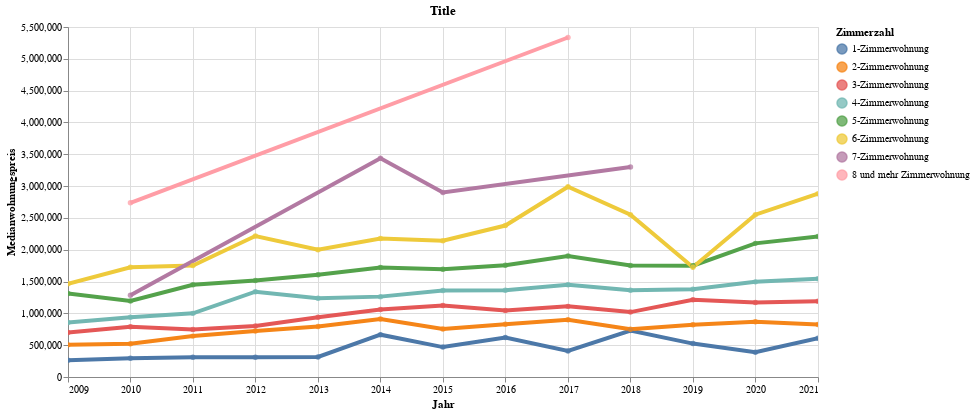

The cell this chart's notebook holds for it:
### Code cell
highlight = alt.selection(type='single', on='mouseover', fields=['Zimmerzahl'], nearest=True)
#x='date:StichtagDatJahr',
base = alt.Chart(data2betested.reset_index().query('Anzahl_HAE != "1–3"'), title="Title").encode(
    x=alt.X('Jahr', axis=alt.Axis(title='Jahr'))# , axis=alt.Axis(format='%', title='percentage')
    , y=alt.X('Medianwhgpreis', axis=alt.Axis(title='Medianwohnungspreis'))
    , color=alt.Color('Zimmerzahl', legend=alt.Legend(title="Zimmerzahl", orient="right"))  
    ,tooltip=['Jahr', 'Zimmerzahl','Medianqmp','Medianwhgpreis','Anzahl_HAE']    
)
points = base.mark_circle().encode(
    opacity=alt.value(0.75)
).add_selection(
    highlight
).properties(
    width=750 , height=350
)
lines = base.mark_line().encode(
    size=alt.condition(~highlight, alt.value(0.5), alt.value(4))
).interactive()

lines + points

### Figure 1 — Vega-Lite specification as saved in the notebook (floating-point values rounded to 4 significant figures)
{"config": {"view": {"continuousWidth": 400, "continuousHeight": 300}}, "layer": [{"mark": "line", "encoding": {"color": {"type": "nominal", "field": "Zimmerzahl", "legend": {"orient": "right", "title": "Zimmerzahl"}}, "size": {"condition": {"value": 0.5, "selection": {"not": "selector009"}}, "value": 4}, "tooltip": [{"type": "temporal", "field": "Jahr"}, {"type": "nominal", "field": "Zimmerzahl"}, {"type": "quantitative", "field": "Medianqmp"}, {"type": "quantitative", "field": "Medianwhgpreis"}, {"type": "nominal", "field": "Anzahl_HAE"}], "x": {"type": "temporal", "axis": {"title": "Jahr"}, "field": "Jahr"}, "y": {"type": "quantitative", "axis": {"title": "Medianwohnungspreis"}, "field": "Medianwhgpreis"}}, "selection": {"selector010": {"type": "interval", "bind": "scales", "encodings": ["x", "y"]}}, "title": "Title"}, {"mark": "circle", "encoding": {"color": {"type": "nominal", "field": "Zimmerzahl", "legend": {"orient": "right", "title": "Zimmerzahl"}}, "opacity": {"value": 0.75}, "tooltip": [{"type": "temporal", "field": "Jahr"}, {"type": "nominal", "field": "Zimmerzahl"}, {"type": "quantitative", "field": "Medianqmp"}, {"type": "quantitative", "field": "Medianwhgpreis"}, {"type": "nominal", "field": "Anzahl_HAE"}], "x": {"type": "temporal", "axis": {"title": "Jahr"}, "field": "Jahr"}, "y": {"type": "quantitative", "axis": {"title": "Medianwohnungspreis"}, "field": "Medianwhgpreis"}}, "height": 350, "selection": {"selector009": {"type": "single", "on": "mouseover", "fields": ["Zimmerzahl"], "nearest": true}}, "title": "Title", "width": 750}], "data": {"name": "data-95ebde701f9c97de69d7610c731fdbf0"}, "$schema": "https://vega.github.io/schema/vega-lite/v4.8.1.json", "datasets": {"data-95ebde701f9c97de69d7610c731fdbf0": [{"Jahr": "2009-01-01T00:00:00", "Zimmerzahl": "1-Zimmerwohnung", "Zimmerzahl_S": 1, "Medianqmp": 8550, "Medianwhgpreis": 265000, "Anzahl_HAE": "31"}, {"Jahr": "2009-01-01T00:00:00", "Zimmerzahl": "2-Zimmerwohnung", "Zimmerzahl_S": 2, "Medianqmp": 7800, "Medianwhgpreis": 505000, "Anzahl_HAE": "89"}, {"Jahr": "2009-01-01T00:00:00", "Zimmerzahl": "3-Zimmerwohnung", "Zimmerzahl_S": 3, "Medianqmp": 7390, "Medianwhgpreis": 698550, "Anzahl_HAE": "143"}, {"Jahr": "2009-01-01T00:00:00", "Zimmerzahl": "4-Zimmerwohnung", "Zimmerzahl_S": 4, "Medianqmp": 7580, "Medianwhgpreis": 855750, "Anzahl_HAE": "208"}, {"Jahr": "2009-01-01T00:00:00", "Zimmerzahl": "5-Zimmerwohnung", "Zimmerzahl_S": 5, "Medianqmp": 9120, "Medianwhgpreis": 1312500, "Anzahl_HAE": "83"}, {"Jahr": "2009-01-01T00:00:00", "Zimmerzahl": "6-Zimmerwohnung", "Zimmerzahl_S": 6, "Medianqmp": 7810, "Medianwhgpreis": 1465000, "Anzahl_HAE": "33"}, {"Jahr": "2010-01-01T00:00:00", "Zimmerzahl": "1-Zimmerwohnung", "Zimmerzahl_S": 1, "Medianqmp": 9310, "Medianwhgpreis": 293650, "Anzahl_HAE": "34"}, {"Jahr": "2010-01-01T00:00:00", "Zimmerzahl": "2-Zimmerwohnung", "Zimmerzahl_S": 2, "Medianqmp": 7590, "Medianwhgpreis": 522500, "Anzahl_HAE": "82"}, {"Jahr": "2010-01-01T00:00:00", "Zimmerzahl": "3-Zimmerwohnung", "Zimmerzahl_S": 3, "Medianqmp": 7890, "Medianwhgpreis": 790000, "Anzahl_HAE": "223"}, {"Jahr": "2010-01-01T00:00:00", "Zimmerzahl": "4-Zimmerwohnung", "Zimmerzahl_S": 4, "Medianqmp": 7460, "Medianwhgpreis": 940000, "Anzahl_HAE": "253"}, {"Jahr": "2010-01-01T00:00:00", "Zimmerzahl": "5-Zimmerwohnung", "Zimmerzahl_S": 5, "Medianqmp": 8540, "Medianwhgpreis": 1195000, "Anzahl_HAE": "113"}, {"Jahr": "2010-01-01T00:00:00", "Zimmerzahl": "6-Zimmerwohnung", "Zimmerzahl_S": 6, "Medianqmp": 8060, "Medianwhgpreis": 1725250, "Anzahl_HAE": "27"}, {"Jahr": "2010-01-01T00:00:00", "Zimmerzahl": "7-Zimmerwohnung", "Zimmerzahl_S": 7, "Medianqmp": 6730, "Medianwhgpreis": 1285000, "Anzahl_HAE": "6"}, {"Jahr": "2010-01-01T00:00:00", "Zimmerzahl": "8 und mehr Zimmerwohnung", "Zimmerzahl_S": 8, "Medianqmp": 8490, "Medianwhgpreis": 2737500, "Anzahl_HAE": "4"}, {"Jahr": "2011-01-01T00:00:00", "Zimmerzahl": "1-Zimmerwohnung", "Zimmerzahl_S": 1, "Medianqmp": 9730, "Medianwhgpreis": 311000, "Anzahl_HAE": "42"}, {"Jahr": "2011-01-01T00:00:00", "Zimmerzahl": "2-Zimmerwohnung", "Zimmerzahl_S": 2, "Medianqmp": 9410, "Medianwhgpreis": 642500, "Anzahl_HAE": "82"}, {"Jahr": "2011-01-01T00:00:00", "Zimmerzahl": "3-Zimmerwohnung", "Zimmerzahl_S": 3, "Medianqmp": 7850, "Medianwhgpreis": 747500, "Anzahl_HAE": "162"}, {"Jahr": "2011-01-01T00:00:00", "Zimmerzahl": "4-Zimmerwohnung", "Zimmerzahl_S": 4, "Medianqmp": 8710, "Medianwhgpreis": 1000000, "Anzahl_HAE": "183"}, {"Jahr": "2011-01-01T00:00:00", "Zimmerzahl": "5-Zimmerwohnung", "Zimmerzahl_S": 5, "Medianqmp": 9980, "Medianwhgpreis": 1450000, "Anzahl_HAE": "79"}, {"Jahr": "2011-01-01T00:00:00", "Zimmerzahl": "6-Zimmerwohnung", "Zimmerzahl_S": 6, "Medianqmp": 10940, "Medianwhgpreis": 1752500, "Anzahl_HAE": "14"}, {"Jahr": "2012-01-01T00:00:00", "Zimmerzahl": "1-Zimmerwohnung", "Zimmerzahl_S": 1, "Medianqmp": 7590, "Medianwhgpreis": 310000, "Anzahl_HAE": "39"}, {"Jahr": "2012-01-01T00:00:00", "Zimmerzahl": "2-Zimmerwohnung", "Zimmerzahl_S": 2, "Medianqmp": 10540, "Medianwhgpreis": 722000, "Anzahl_HAE": "69"}, {"Jahr": "2012-01-01T00:00:00", "Zimmerzahl": "3-Zimmerwohnung", "Zimmerzahl_S": 3, "Medianqmp": 8670, "Medianwhgpreis": 802000, "Anzahl_HAE": "154"}, {"Jahr": "2012-01-01T00:00:00", "Zimmerzahl": "4-Zimmerwohnung", "Zimmerzahl_S": 4, "Medianqmp": 10550, "Medianwhgpreis": 1340000, "Anzahl_HAE": "148"}, {"Jahr": "2012-01-01T00:00:00", "Zimmerzahl": "5-Zimmerwohnung", "Zimmerzahl_S": 5, "Medianqmp": 10770, "Medianwhgpreis": 1515000, "Anzahl_HAE": "54"}, {"Jahr": "2012-01-01T00:00:00", "Zimmerzahl": "6-Zimmerwohnung", "Zimmerzahl_S": 6, "Medianqmp": 12360, "Medianwhgpreis": 2215000, "Anzahl_HAE": "26"}, {"Jahr": "2013-01-01T00:00:00", "Zimmerzahl": "1-Zimmerwohnung", "Zimmerzahl_S": 1, "Medianqmp": 10520, "Medianwhgpreis": 315430, "Anzahl_HAE": "22"}, {"Jahr": "2013-01-01T00:00:00", "Zimmerzahl": "2-Zimmerwohnung", "Zimmerzahl_S": 2, "Medianqmp": 8730, "Medianwhgpreis": 795000, "Anzahl_HAE": "110"}, {"Jahr": "2013-01-01T00:00:00", "Zimmerzahl": "3-Zimmerwohnung", "Zimmerzahl_S": 3, "Medianqmp": 9130, "Medianwhgpreis": 940000, "Anzahl_HAE": "167"}, {"Jahr": "2013-01-01T00:00:00", "Zimmerzahl": "4-Zimmerwohnung", "Zimmerzahl_S": 4, "Medianqmp": 10050, "Medianwhgpreis": 1237500, "Anzahl_HAE": "152"}, {"Jahr": "2013-01-01T00:00:00", "Zimmerzahl": "5-Zimmerwohnung", "Zimmerzahl_S": 5, "Medianqmp": 11450, "Medianwhgpreis": 1608000, "Anzahl_HAE": "54"}, {"Jahr": "2013-01-01T00:00:00", "Zimmerzahl": "6-Zimmerwohnung", "Zimmerzahl_S": 6, "Medianqmp": 12580, "Medianwhgpreis": 2000000, "Anzahl_HAE": "11"}, {"Jahr": "2014-01-01T00:00:00", "Zimmerzahl": "1-Zimmerwohnung", "Zimmerzahl_S": 1, "Medianqmp": 11030, "Medianwhgpreis": 665000, "Anzahl_HAE": "87"}, {"Jahr": "2014-01-01T00:00:00", "Zimmerzahl": "2-Zimmerwohnung", "Zimmerzahl_S": 2, "Medianqmp": 11420, "Medianwhgpreis": 910000, "Anzahl_HAE": "141"}, {"Jahr": "2014-01-01T00:00:00", "Zimmerzahl": "3-Zimmerwohnung", "Zimmerzahl_S": 3, "Medianqmp": 10700, "Medianwhgpreis": 1060000, "Anzahl_HAE": "216"}, {"Jahr": "2014-01-01T00:00:00", "Zimmerzahl": "4-Zimmerwohnung", "Zimmerzahl_S": 4, "Medianqmp": 10670, "Medianwhgpreis": 1263000, "Anzahl_HAE": "151"}, {"Jahr": "2014-01-01T00:00:00", "Zimmerzahl": "5-Zimmerwohnung", "Zimmerzahl_S": 5, "Medianqmp": 11170, "Medianwhgpreis": 1720090, "Anzahl_HAE": "63"}, {"Jahr": "2014-01-01T00:00:00", "Zimmerzahl": "6-Zimmerwohnung", "Zimmerzahl_S": 6, "Medianqmp": 12690, "Medianwhgpreis": 2175000, "Anzahl_HAE": "14"}, {"Jahr": "2014-01-01T00:00:00", "Zimmerzahl": "7-Zimmerwohnung", "Zimmerzahl_S": 7, "Medianqmp": 14760, "Medianwhgpreis": 3435950, "Anzahl_HAE": "3-5"}, {"Jahr": "2015-01-01T00:00:00", "Zimmerzahl": "1-Zimmerwohnung", "Zimmerzahl_S": 1, "Medianqmp": 10000, "Medianwhgpreis": 470000, "Anzahl_HAE": "33"}, {"Jahr": "2015-01-01T00:00:00", "Zimmerzahl": "2-Zimmerwohnung", "Zimmerzahl_S": 2, "Medianqmp": 10830, "Medianwhgpreis": 755000, "Anzahl_HAE": "162"}, {"Jahr": "2015-01-01T00:00:00", "Zimmerzahl": "3-Zimmerwohnung", "Zimmerzahl_S": 3, "Medianqmp": 11230, "Medianwhgpreis": 1123000, "Anzahl_HAE": "285"}, {"Jahr": "2015-01-01T00:00:00", "Zimmerzahl": "4-Zimmerwohnung", "Zimmerzahl_S": 4, "Medianqmp": 10730, "Medianwhgpreis": 1360000, "Anzahl_HAE": "246"}, {"Jahr": "2015-01-01T00:00:00", "Zimmerzahl": "5-Zimmerwohnung", "Zimmerzahl_S": 5, "Medianqmp": 11170, "Medianwhgpreis": 1695000, "Anzahl_HAE": "105"}, {"Jahr": "2015-01-01T00:00:00", "Zimmerzahl": "6-Zimmerwohnung", "Zimmerzahl_S": 6, "Medianqmp": 12860, "Medianwhgpreis": 2142000, "Anzahl_HAE": "15"}, {"Jahr": "2015-01-01T00:00:00", "Zimmerzahl": "7-Zimmerwohnung", "Zimmerzahl_S": 7, "Medianqmp": 16640, "Medianwhgpreis": 2900000, "Anzahl_HAE": "4"}, {"Jahr": "2016-01-01T00:00:00", "Zimmerzahl": "1-Zimmerwohnung", "Zimmerzahl_S": 1, "Medianqmp": 11920, "Medianwhgpreis": 621000, "Anzahl_HAE": "43"}, {"Jahr": "2016-01-01T00:00:00", "Zimmerzahl": "2-Zimmerwohnung", "Zimmerzahl_S": 2, "Medianqmp": 12300, "Medianwhgpreis": 830000, "Anzahl_HAE": "107"}, {"Jahr": "2016-01-01T00:00:00", "Zimmerzahl": "3-Zimmerwohnung", "Zimmerzahl_S": 3, "Medianqmp": 10490, "Medianwhgpreis": 1045000, "Anzahl_HAE": "229"}, {"Jahr": "2016-01-01T00:00:00", "Zimmerzahl": "4-Zimmerwohnung", "Zimmerzahl_S": 4, "Medianqmp": 10790, "Medianwhgpreis": 1365000, "Anzahl_HAE": "208"}, {"Jahr": "2016-01-01T00:00:00", "Zimmerzahl": "5-Zimmerwohnung", "Zimmerzahl_S": 5, "Medianqmp": 11610, "Medianwhgpreis": 1755000, "Anzahl_HAE": "69"}, {"Jahr": "2016-01-01T00:00:00", "Zimmerzahl": "6-Zimmerwohnung", "Zimmerzahl_S": 6, "Medianqmp": 13200, "Medianwhgpreis": 2380000, "Anzahl_HAE": "11"}, {"Jahr": "2017-01-01T00:00:00", "Zimmerzahl": "1-Zimmerwohnung", "Zimmerzahl_S": 1, "Medianqmp": 12150, "Medianwhgpreis": 410000, "Anzahl_HAE": "27"}, {"Jahr": "2017-01-01T00:00:00", "Zimmerzahl": "2-Zimmerwohnung", "Zimmerzahl_S": 2, "Medianqmp": 12210, "Medianwhgpreis": 899150, "Anzahl_HAE": "114"}, {"Jahr": "2017-01-01T00:00:00", "Zimmerzahl": "3-Zimmerwohnung", "Zimmerzahl_S": 3, "Medianqmp": 12140, "Medianwhgpreis": 1110000, "Anzahl_HAE": "126"}, {"Jahr": "2017-01-01T00:00:00", "Zimmerzahl": "4-Zimmerwohnung", "Zimmerzahl_S": 4, "Medianqmp": 11860, "Medianwhgpreis": 1450000, "Anzahl_HAE": "179"}, {"Jahr": "2017-01-01T00:00:00", "Zimmerzahl": "5-Zimmerwohnung", "Zimmerzahl_S": 5, "Medianqmp": 12560, "Medianwhgpreis": 1900000, "Anzahl_HAE": "71"}, {"Jahr": "2017-01-01T00:00:00", "Zimmerzahl": "6-Zimmerwohnung", "Zimmerzahl_S": 6, "Medianqmp": 13640, "Medianwhgpreis": 2990000, "Anzahl_HAE": "21"}, {"Jahr": "2017-01-01T00:00:00", "Zimmerzahl": "8 und mehr Zimmerwohnung", "Zimmerzahl_S": 8, "Medianqmp": 17590, "Medianwhgpreis": 5335000, "Anzahl_HAE": "5-7"}, {"Jahr": "2018-01-01T00:00:00", "Zimmerzahl": "1-Zimmerwohnung", "Zimmerzahl_S": 1, "Medianqmp": 10950, "Medianwhgpreis": 730000, "Anzahl_HAE": "36"}, {"Jahr": "2018-01-01T00:00:00", "Zimmerzahl": "2-Zimmerwohnung", "Zimmerzahl_S": 2, "Medianqmp": 11700, "Medianwhgpreis": 750000, "Anzahl_HAE": "97"}, {"Jahr": "2018-01-01T00:00:00", "Zimmerzahl": "3-Zimmerwohnung", "Zimmerzahl_S": 3, "Medianqmp": 11420, "Medianwhgpreis": 1020000, "Anzahl_HAE": "186"}, {"Jahr": "2018-01-01T00:00:00", "Zimmerzahl": "4-Zimmerwohnung", "Zimmerzahl_S": 4, "Medianqmp": 11560, "Medianwhgpreis": 1362500, "Anzahl_HAE": "178"}, {"Jahr": "2018-01-01T00:00:00", "Zimmerzahl": "5-Zimmerwohnung", "Zimmerzahl_S": 5, "Medianqmp": 12430, "Medianwhgpreis": 1752500, "Anzahl_HAE": "72"}, {"Jahr": "2018-01-01T00:00:00", "Zimmerzahl": "6-Zimmerwohnung", "Zimmerzahl_S": 6, "Medianqmp": 12950, "Medianwhgpreis": 2550000, "Anzahl_HAE": "11"}, {"Jahr": "2018-01-01T00:00:00", "Zimmerzahl": "7-Zimmerwohnung", "Zimmerzahl_S": 7, "Medianqmp": 17400, "Medianwhgpreis": 3300000, "Anzahl_HAE": "4"}, {"Jahr": "2019-01-01T00:00:00", "Zimmerzahl": "1-Zimmerwohnung", "Zimmerzahl_S": 1, "Medianqmp": 13350, "Medianwhgpreis": 525000, "Anzahl_HAE": "26"}, {"Jahr": "2019-01-01T00:00:00", "Zimmerzahl": "2-Zimmerwohnung", "Zimmerzahl_S": 2, "Medianqmp": 12500, "Medianwhgpreis": 820000, "Anzahl_HAE": "81"}, {"Jahr": "2019-01-01T00:00:00", "Zimmerzahl": "3-Zimmerwohnung", "Zimmerzahl_S": 3, "Medianqmp": 13130, "Medianwhgpreis": 1212500, "Anzahl_HAE": "136"}, {"Jahr": "2019-01-01T00:00:00", "Zimmerzahl": "4-Zimmerwohnung", "Zimmerzahl_S": 4, "Medianqmp": 12380, "Medianwhgpreis": 1380000, "Anzahl_HAE": "141"}, {"Jahr": "2019-01-01T00:00:00", "Zimmerzahl": "5-Zimmerwohnung", "Zimmerzahl_S": 5, "Medianqmp": 12950, "Medianwhgpreis": 1750000, "Anzahl_HAE": "52"}, {"Jahr": "2019-01-01T00:00:00", "Zimmerzahl": "6-Zimmerwohnung", "Zimmerzahl_S": 6, "Medianqmp": 10640, "Medianwhgpreis": 1725000, "Anzahl_HAE": "6-10"}, {"Jahr": "2020-01-01T00:00:00", "Zimmerzahl": "1-Zimmerwohnung", "Zimmerzahl_S": 1, "Medianqmp": 11270, "Medianwhgpreis": 388080, "Anzahl_HAE": "34"}, {"Jahr": "2020-01-01T00:00:00", "Zimmerzahl": "2-Zimmerwohnung", "Zimmerzahl_S": 2, "Medianqmp": 13060, "Medianwhgpreis": 868000, "Anzahl_HAE": "100"}, {"Jahr": "2020-01-01T00:00:00", "Zimmerzahl": "3-Zimmerwohnung", "Zimmerzahl_S": 3, "Medianqmp": 13130, "Medianwhgpreis": 1172500, "Anzahl_HAE": "172"}, {"Jahr": "2020-01-01T00:00:00", "Zimmerzahl": "4-Zimmerwohnung", "Zimmerzahl_S": 4, "Medianqmp": 12650, "Medianwhgpreis": 1495000, "Anzahl_HAE": "165"}, {"Jahr": "2020-01-01T00:00:00", "Zimmerzahl": "5-Zimmerwohnung", "Zimmerzahl_S": 5, "Medianqmp": 13820, "Medianwhgpreis": 2100000, "Anzahl_HAE": "57"}, {"Jahr": "2020-01-01T00:00:00", "Zimmerzahl": "6-Zimmerwohnung", "Zimmerzahl_S": 6, "Medianqmp": 15720, "Medianwhgpreis": 2550000, "Anzahl_HAE": "21"}, {"Jahr": "2021-01-01T00:00:00", "Zimmerzahl": "1-Zimmerwohnung", "Zimmerzahl_S": 1, "Medianqmp": 12160, "Medianwhgpreis": 610000, "Anzahl_HAE": "110"}, {"Jahr": "2021-01-01T00:00:00", "Zimmerzahl": "2-Zimmerwohnung", "Zimmerzahl_S": 2, "Medianqmp": 13530, "Medianwhgpreis": 825000, "Anzahl_HAE": "99"}, {"Jahr": "2021-01-01T00:00:00", "Zimmerzahl": "3-Zimmerwohnung", "Zimmerzahl_S": 3, "Medianqmp": 12650, "Medianwhgpreis": 1192000, "Anzahl_HAE": "284"}, {"Jahr": "2021-01-01T00:00:00", "Zimmerzahl": "4-Zimmerwohnung", "Zimmerzahl_S": 4, "Medianqmp": 13450, "Medianwhgpreis": 1545000, "Anzahl_HAE": "243"}, {"Jahr": "2021-01-01T00:00:00", "Zimmerzahl": "5-Zimmerwohnung", "Zimmerzahl_S": 5, "Medianqmp": 15340, "Medianwhgpreis": 2207500, "Anzahl_HAE": "74"}, {"Jahr": "2021-01-01T00:00:00", "Zimmerzahl": "6-Zimmerwohnung", "Zimmerzahl_S": 6, "Medianqmp": 18550, "Medianwhgpreis": 2880000, "Anzahl_HAE": "7-9"}]}}
